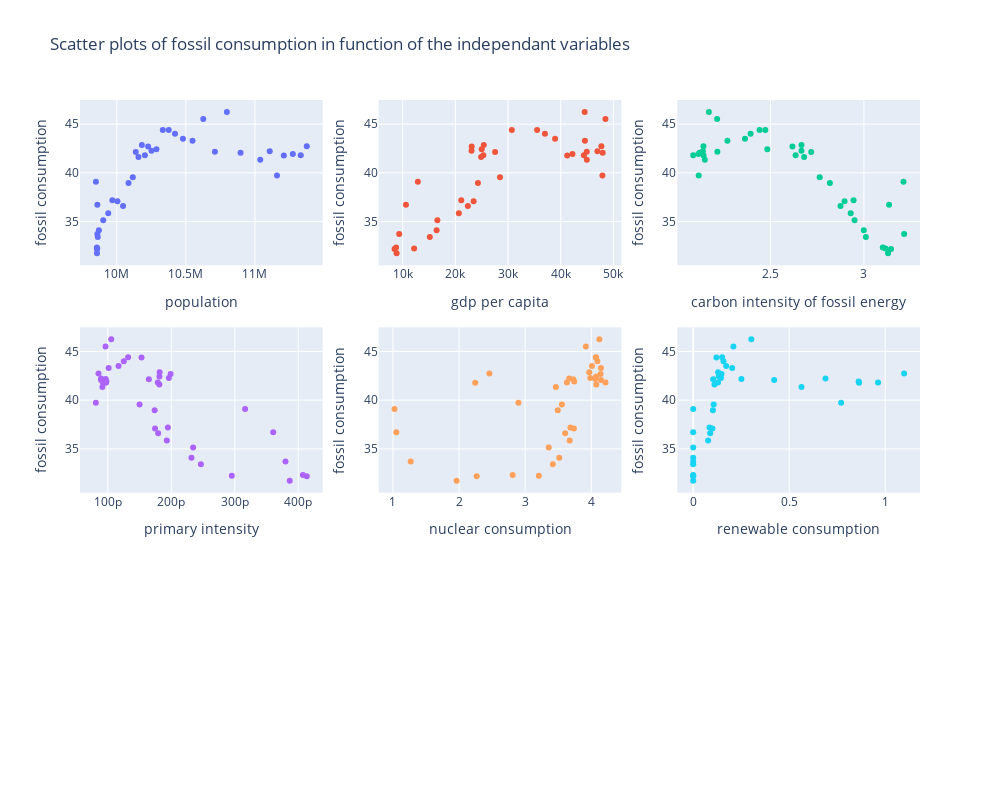

Notebook code cell kept with this figure:
### Markdown cell above
### Linear relationship ###

### Code cell
from plotly.subplots import make_subplots
import plotly.graph_objects as go

years = list()
for i in range(39) : years.append(1980+i)

# Initialize figure with subplots
fig = make_subplots(
    rows=3, cols=3
)

# Add traces
fig.add_trace(go.Scatter(y=bel_info['fossil consumption'], x=bel_info['population'], mode='markers'), row=1, col=1)
fig.add_trace(go.Scatter(y=bel_info['fossil consumption'], x=bel_info['gdp per capita'], mode='markers'), row=1, col=2)
fig.add_trace(go.Scatter(y=bel_info['fossil consumption'], x=bel_info['Carbon intensity of fossil energy'], mode='markers'), row=1, col=3)
fig.add_trace(go.Scatter(y=bel_info['fossil consumption'], x=bel_info['primary intensity'], mode='markers'), row=2, col=1)
fig.add_trace(go.Scatter(y=bel_info['fossil consumption'], x=bel_info['nuclear consumption'], mode='markers'), row=2, col=2)
fig.add_trace(go.Scatter(y=bel_info['fossil consumption'], x=bel_info['renewable consumption'], mode='markers'), row=2, col=3)

# Update xaxis properties
fig.update_xaxes(title_text="population", row=1, col=1)
fig.update_xaxes(title_text="gdp per capita", row=1, col=2)
fig.update_xaxes(title_text="carbon intensity of fossil energy", row=1, col=3)
fig.update_xaxes(title_text="primary intensity", row=2, col=1)
fig.update_xaxes(title_text="nuclear consumption", row=2, col=2)
fig.update_xaxes(title_text="renewable consumption", row=2, col=3)


# Update yaxis properties
fig.update_yaxes(title_text="fossil consumption", row=1, col=1)
fig.update_yaxes(title_text="fossil consumption", row=1, col=2)
fig.update_yaxes(title_text="fossil consumption", row=1, col=3)
fig.update_yaxes(title_text="fossil consumption", row=2, col=1)
fig.update_yaxes(title_text="fossil consumption", row=2, col=2)
fig.update_yaxes(title_text="fossil consumption", row=2, col=3)


# Update title and height
fig.update_layout(title_text="Scatter plots of fossil consumption in function of the independant variables", height=800, width=1000, showlegend=False)

fig.show()

### Figure 1 — Plotly figure (JSON) as saved in the notebook; plotly's stock layout.template omitted (floating-point values rounded to 4 significant figures)
{"data": [{"mode": "markers", "type": "scatter", "x": [9848382, 9859242, 9858982, 9856303, 9855520, 9855372, 9858308, 9861823, 9870234, 9901664, 9937697, 9967379, 10004486, 10045158, 10084475, 10115603, 10136811, 10156637, 10181245, 10203008, 10226419, 10251250, 10286570, 10332785, 10376133, 10421137, 10478617, 10547958, 10625700, 10709973, 10796493, 10895586, 11038264, 11106932, 11159407, 11209057, 11274196, 11331422, 11375158], "xaxis": "x", "y": [39.09, 36.72, 33.72, 31.75, 32.2, 32.33, 32.25, 33.43, 34.11, 35.13, 35.87, 37.19, 37.09, 36.6, 38.96, 39.55, 42.14, 41.61, 42.86, 41.81, 42.7, 42.27, 42.43, 44.39, 44.41, 44.0, 43.5, 43.3, 45.51, 42.17, 46.24, 42.07, 41.35, 42.21, 39.73, 41.78, 41.93, 41.81, 42.73], "yaxis": "y"}, {"mode": "markers", "type": "scatter", "x": [12880.0, 10620.0, 9341.0, 8846.0, 8457.0, 8753.0, 12170.0, 15150.0, 16440.0, 16590.0, 20660.0, 21120.0, 23470.0, 22370.0, 24280.0, 28470.0, 27540.0, 24880.0, 25390.0, 25300.0, 23100.0, 23070.0, 25000.0, 30720.0, 35520.0, 37000.0, 38930.0, 44590.0, 48490.0, 44940.0, 44550.0, 47970.0, 44950.0, 46970.0, 47910.0, 41230.0, 42230.0, 44390.0, 47710.0], "xaxis": "x2", "y": [39.09, 36.72, 33.72, 31.75, 32.2, 32.33, 32.25, 33.43, 34.11, 35.13, 35.87, 37.19, 37.09, 36.6, 38.96, 39.55, 42.14, 41.61, 42.86, 41.81, 42.7, 42.27, 42.43, 44.39, 44.41, 44.0, 43.5, 43.3, 45.51, 42.17, 46.24, 42.07, 41.35, 42.21, 39.73, 41.78, 41.93, 41.81, 42.73], "yaxis": "y2"}, {"mode": "markers", "type": "scatter", "x": [3.212, 3.134, 3.215, 3.129, 3.145, 3.101, 3.116, 3.01, 2.999, 2.95, 2.929, 2.945, 2.896, 2.875, 2.818, 2.763, 2.718, 2.68, 2.666, 2.634, 2.617, 2.666, 2.483, 2.472, 2.442, 2.393, 2.363, 2.269, 2.214, 2.216, 2.17, 2.121, 2.148, 2.138, 2.116, 2.142, 2.114, 2.086, 2.141], "xaxis": "x3", "y": [39.09, 36.72, 33.72, 31.75, 32.2, 32.33, 32.25, 33.43, 34.11, 35.13, 35.87, 37.19, 37.09, 36.6, 38.96, 39.55, 42.14, 41.61, 42.86, 41.81, 42.7, 42.27, 42.43, 44.39, 44.41, 44.0, 43.5, 43.3, 45.51, 42.17, 46.24, 42.07, 41.35, 42.21, 39.73, 41.78, 41.93, 41.81, 42.73], "yaxis": "y3"}, {"mode": "markers", "type": "scatter", "x": [3.163e-10, 3.606e-10, 3.799e-10, 3.866e-10, 4.135e-10, 4.074e-10, 2.954e-10, 2.466e-10, 2.318e-10, 2.344e-10, 1.93e-10, 1.946e-10, 1.743e-10, 1.793e-10, 1.738e-10, 1.5e-10, 1.646e-10, 1.812e-10, 1.816e-10, 1.788e-10, 1.989e-10, 1.962e-10, 1.813e-10, 1.531e-10, 1.319e-10, 1.252e-10, 1.169e-10, 1.013e-10, 9.634e-11, 9.657e-11, 1.053e-10, 8.924e-11, 9.146e-11, 8.927e-11, 8.117e-11, 9.713e-11, 9.774e-11, 9.226e-11, 8.529e-11], "xaxis": "x4", "y": [39.09, 36.72, 33.72, 31.75, 32.2, 32.33, 32.25, 33.43, 34.11, 35.13, 35.87, 37.19, 37.09, 36.6, 38.96, 39.55, 42.14, 41.61, 42.86, 41.81, 42.7, 42.27, 42.43, 44.39, 44.41, 44.0, 43.5, 43.3, 45.51, 42.17, 46.24, 42.07, 41.35, 42.21, 39.73, 41.78, 41.93, 41.81, 42.73], "yaxis": "y4"}, {"mode": "markers", "type": "scatter", "x": [1.024, 1.051, 1.268, 1.963, 2.266, 2.811, 3.207, 3.419, 3.516, 3.357, 3.673, 3.685, 3.737, 3.605, 3.493, 3.556, 3.726, 4.076, 3.969, 4.215, 4.141, 3.985, 4.072, 4.074, 4.068, 4.092, 4.011, 4.147, 3.918, 4.06, 4.122, 4.147, 3.465, 3.667, 2.898, 2.244, 3.742, 3.631, 2.459], "xaxis": "x5", "y": [39.09, 36.72, 33.72, 31.75, 32.2, 32.33, 32.25, 33.43, 34.11, 35.13, 35.87, 37.19, 37.09, 36.6, 38.96, 39.55, 42.14, 41.61, 42.86, 41.81, 42.7, 42.27, 42.43, 44.39, 44.41, 44.0, 43.5, 43.3, 45.51, 42.17, 46.24, 42.07, 41.35, 42.21, 39.73, 41.78, 41.93, 41.81, 42.73], "yaxis": "y5"}, {"mode": "markers", "type": "scatter", "x": [0, 0, 0, 0, 0, 0, 0, 0, 0, 0, 0.07773, 0.08487, 0.1002, 0.08839, 0.1026, 0.1065, 0.1039, 0.1105, 0.1297, 0.1291, 0.1475, 0.1445, 0.133, 0.1207, 0.1505, 0.1575, 0.1716, 0.2029, 0.2095, 0.251, 0.3027, 0.4217, 0.5639, 0.689, 0.7704, 0.8637, 0.8614, 0.9627, 1.098], "xaxis": "x6", "y": [39.09, 36.72, 33.72, 31.75, 32.2, 32.33, 32.25, 33.43, 34.11, 35.13, 35.87, 37.19, 37.09, 36.6, 38.96, 39.55, 42.14, 41.61, 42.86, 41.81, 42.7, 42.27, 42.43, 44.39, 44.41, 44.0, 43.5, 43.3, 45.51, 42.17, 46.24, 42.07, 41.35, 42.21, 39.73, 41.78, 41.93, 41.81, 42.73], "yaxis": "y6"}], "layout": {"height": 800, "showlegend": false, "title": {"text": "Scatter plots of fossil consumption in function of the independant variables"}, "width": 1000, "xaxis": {"anchor": "y", "domain": [0, 0.2889], "title": {"text": "population"}}, "xaxis2": {"anchor": "y2", "domain": [0.3556, 0.6444], "title": {"text": "gdp per capita"}}, "xaxis3": {"anchor": "y3", "domain": [0.7111, 1], "title": {"text": "carbon intensity of fossil energy"}}, "xaxis4": {"anchor": "y4", "domain": [0, 0.2889], "title": {"text": "primary intensity"}}, "xaxis5": {"anchor": "y5", "domain": [0.3556, 0.6444], "title": {"text": "nuclear consumption"}}, "xaxis6": {"anchor": "y6", "domain": [0.7111, 1], "title": {"text": "renewable consumption"}}, "xaxis7": {"anchor": "y7", "domain": [0, 0.2889]}, "xaxis8": {"anchor": "y8", "domain": [0.3556, 0.6444]}, "xaxis9": {"anchor": "y9", "domain": [0.7111, 1]}, "yaxis": {"anchor": "x", "domain": [0.7333, 1], "title": {"text": "fossil consumption"}}, "yaxis2": {"anchor": "x2", "domain": [0.7333, 1], "title": {"text": "fossil consumption"}}, "yaxis3": {"anchor": "x3", "domain": [0.7333, 1], "title": {"text": "fossil consumption"}}, "yaxis4": {"anchor": "x4", "domain": [0.3667, 0.6333], "title": {"text": "fossil consumption"}}, "yaxis5": {"anchor": "x5", "domain": [0.3667, 0.6333], "title": {"text": "fossil consumption"}}, "yaxis6": {"anchor": "x6", "domain": [0.3667, 0.6333], "title": {"text": "fossil consumption"}}, "yaxis7": {"anchor": "x7", "domain": [0, 0.2667]}, "yaxis8": {"anchor": "x8", "domain": [0, 0.2667]}, "yaxis9": {"anchor": "x9", "domain": [0, 0.2667]}}}
